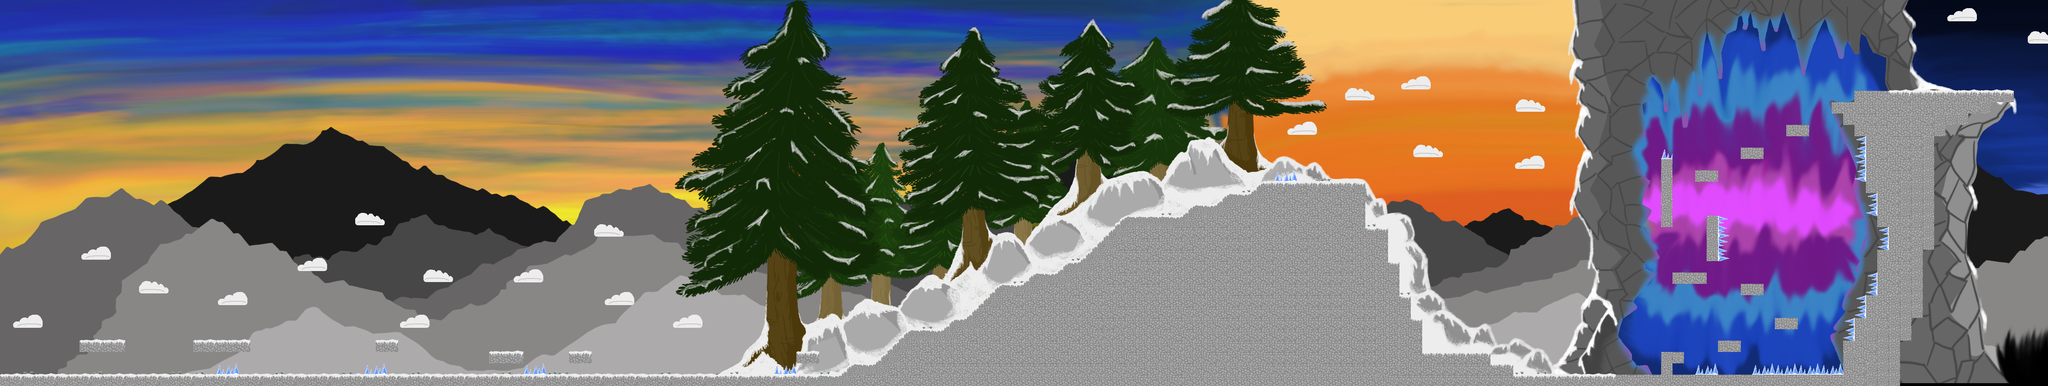

A 2D game scene composited from a Tiled map and its tileset images. What follows is a short description and the map's XML, with each tile layer's data collapsed to a summary:
An orthogonal 180x34 tile map with 32x32 px tiles, 2 tile layers (plantes, sol), 2 image layers.

<map version="1.2" tiledversion="1.2.0" orientation="orthogonal" renderorder="right-down" width="180" height="34" tilewidth="32" tileheight="32" infinite="0" nextlayerid="5" nextobjectid="1">
 <tileset firstgid="1" source="1_assets.tsx" />
 <imagelayer id="2" name="back2">
  <image source="2e-plan.png" width="5760" height="1080" />
 </imagelayer>
 <imagelayer id="3" name="back1">
  <image source="1e-plan.png" width="5760" height="1080" />
 </imagelayer>
 <layer id="4" name="plantes" width="180" height="34">
  <data>[6120 cells, 771 non-empty, 15 distinct tile ids]</data>
 </layer>
 <layer id="1" name="sol" width="180" height="34">
  <data>[6120 cells, 1110 non-empty, 21 distinct tile ids]</data>
 </layer>
</map>